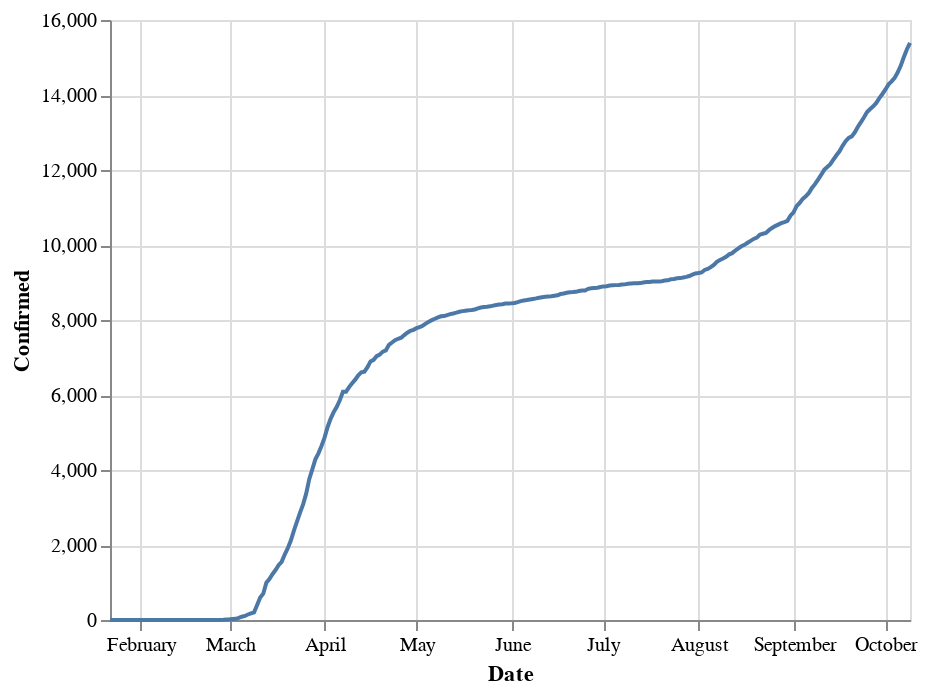

Notebook code for this chart:
### Markdown cell above
Dette kan plottes såledelse

### Code cell
#@title Plot af udvikling af bekræftet korona virus inficeret
import altair as alt

source = data

line = alt.Chart(source).mark_line().encode(
    x='Date:T',
    y='Confirmed:Q'
)

band = alt.Chart(source).mark_errorband(extent='ci').encode(
    x='Date:T',
    y=alt.Y('Confirmed:Q', title='Confirmed'),
)

band + line

### Figure 1 — Vega-Lite specification as saved in the notebook (floating-point values rounded to 4 significant figures; data arrays with more than 128 entries replaced by an {"elided": "..."} marker saying what was removed)
{"config": {"view": {"continuousWidth": 400, "continuousHeight": 300}}, "layer": [{"mark": {"type": "errorband", "extent": "ci"}, "encoding": {"x": {"type": "temporal", "field": "Date"}, "y": {"type": "quantitative", "field": "Confirmed", "title": "Confirmed"}}}, {"mark": "line", "encoding": {"x": {"type": "temporal", "field": "Date"}, "y": {"type": "quantitative", "field": "Confirmed"}}}], "data": {"name": "data-34170aece5d3686ddc95cdb85c981506"}, "$schema": "https://vega.github.io/schema/vega-lite/v4.8.1.json", "datasets": {"data-34170aece5d3686ddc95cdb85c981506": {"elided": "262 records"}}}
